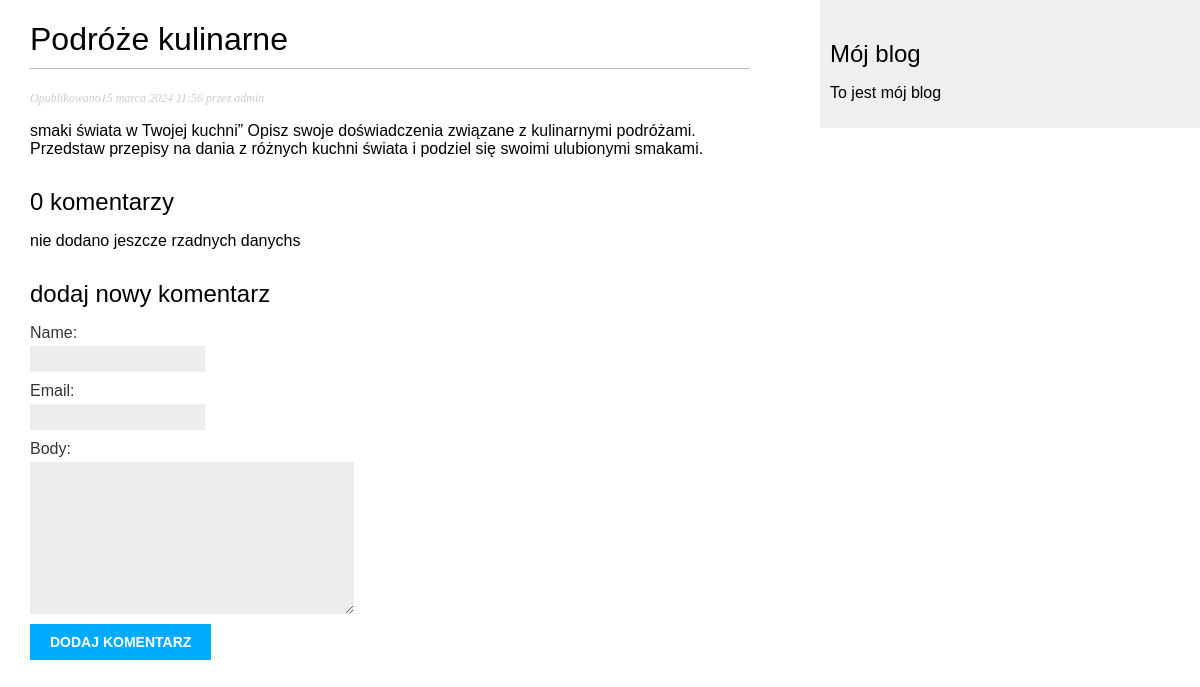
/blog/2024/3/15/4568/, run on an earlier commit of the app's database.
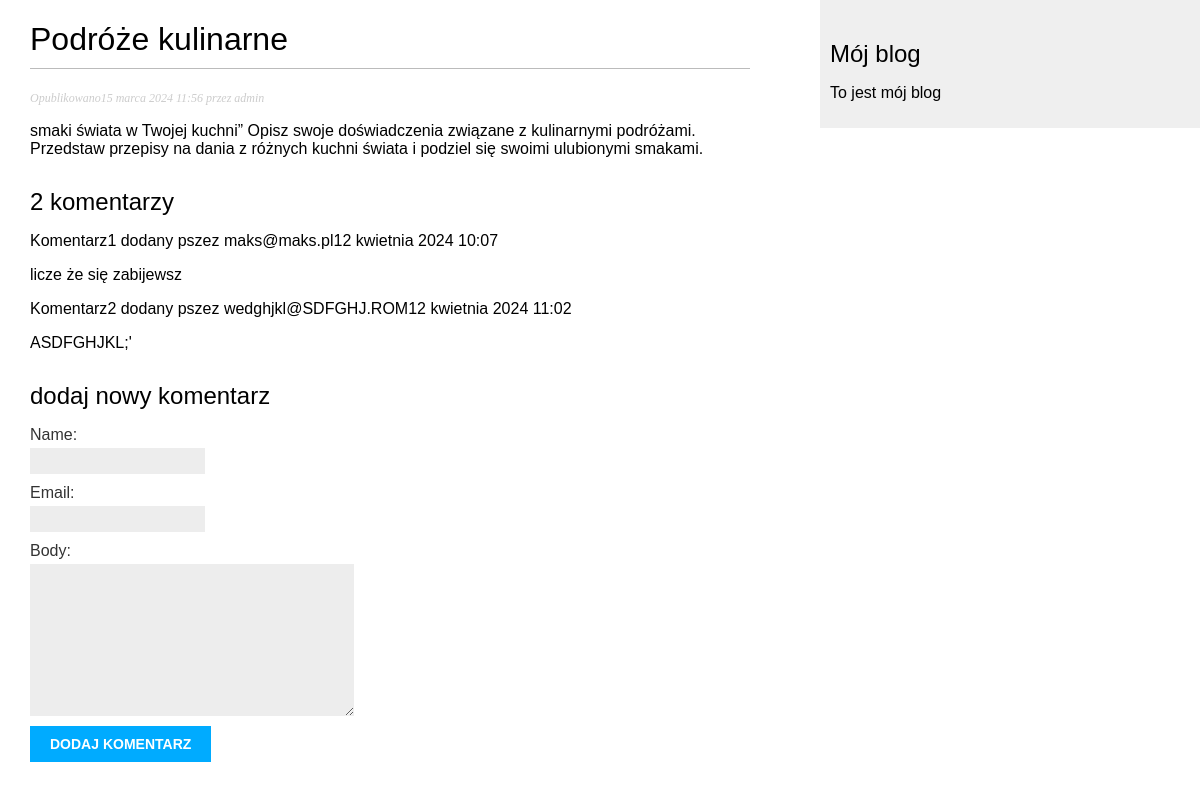
And on a later commit of the database.
### blog/models.py (models this page shows, shortened)
class Comment(models.Model):
    post = models.ForeignKey(Post, on_delete=models.CASCADE, related_name='comments')
    name = models.CharField(max_length=80)
    email = models.EmailField()
    body = models.TextField()
    created = models.DateTimeField(auto_now_add=True)
    active = models.BooleanField(default=True)
    class Meta:
        ordering = ('created',)

### blog/views.py (the view)
# urls.py: path('<int:year>/<int:month>/<int:day>/<slug:slug>/', views.post_detail, name='post_detail')
def post_detail(request, year, month, day, slug):
    post = get_object_or_404(Post, slug=slug, status="published", publish__year=year, publish__month=month, publish__day=day)
    coments = post.comments.filter(active=True)
    if request.method == "POST":
        comment_form = CommentForm(request.POST)
        if comment_form.is_valid():
            comment = comment_form.save(commit=False)
            comment.post = post
            comment.save()
    coment_form = CommentForm()
    return render(request, 'blog/post/detal.html', {"post": post, "coments": coments,"coment_form":coment_form})

### blog/forms.py
class CommentForm(forms.ModelForm):
    class Meta:
        model = Comment
        fields = ['name', 'email','body']

### blog/templates/blog/post/detal.html (shortened to what this page needs)
{% extends "blog/base.html" %}
{% block  content %}
   <h1>{{ post.title}}</h1>
    <p class="date">
    Opublikowano{{ post.publish }} przez {{ post.author }}
    </p>
    {{ post.body|linebreaks }}
    <h2>
    {{ coments.count }} komentarz{{ coments.count|pluralize:"y" }}
    </h2>
    {% for coment in coments %}
        <div>
            <p class="info">
                Komentarz{{ forloop.counter }} dodany pszez {{ coment.email }}{{ coment.created }}
            </p>
            {{ coment.body|linebreaks }}
    	</div>
        {% empty %}
        <p>nie dodano jeszcze rzadnych danychs</p>
    {% endfor %}
    <h2>dodaj nowy komentarz</h2>
    <form action="" method="post">
        {{ coment_form.as_p }}
        <p><input type="submit" value="dodaj Komentarz"></p>
    </form>
{% endblock %}

What changed in the data, as far as the page shows it:
added Comment: email "maks@maks.pl", created "12 kwietnia 2024 10:07", body "licze że się zabijewsz"
added Comment: email "wedghjkl@SDFGHJ.ROM", created "12 kwietnia 2024 11:02", body "ASDFGHJKL;'"
Also different on the page:
{{ coments.count }}: "0" → "2"
text no longer shown: "nie dodano jeszcze rzadnych danychs"
